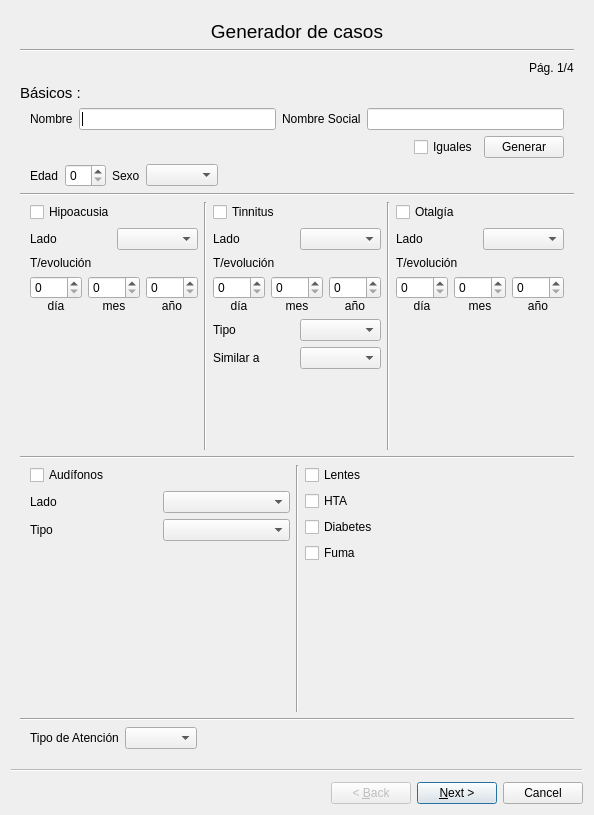
<?xml version="1.0" encoding="UTF-8"?>
<ui version="4.0">
 <class>Wizard</class>
 <widget class="QWizard" name="Wizard">
  <property name="geometry">
   <rect>
    <x>0</x>
    <y>0</y>
    <width>594</width>
    <height>815</height>
   </rect>
  </property>
  <property name="windowTitle">
   <string>Wizard</string>
  </property>
  <widget class="QWizardPage" name="wizardPage1">
   <layout class="QVBoxLayout" name="verticalLayout_4">
    <item>
     <widget class="QLabel" name="label">
      <property name="font">
       <font>
        <pointsize>14</pointsize>
       </font>
      </property>
      <property name="text">
       <string>Generador de casos</string>
      </property>
      <property name="alignment">
       <set>Qt::AlignCenter</set>
      </property>
     </widget>
    </item>
    <item>
     <widget class="Line" name="line_7">
      <property name="orientation">
       <enum>Qt::Horizontal</enum>
      </property>
     </widget>
    </item>
    <item>
     <layout class="QHBoxLayout" name="horizontalLayout_2">
      <property name="topMargin">
       <number>0</number>
      </property>
      <item>
       <spacer name="horizontalSpacer_4">
        <property name="orientation">
         <enum>Qt::Horizontal</enum>
        </property>
        <property name="sizeHint" stdset="0">
         <size>
          <width>40</width>
          <height>20</height>
         </size>
        </property>
       </spacer>
      </item>
      <item>
       <widget class="QLabel" name="label_18">
        <property name="text">
         <string>Pág. 1/4</string>
        </property>
       </widget>
      </item>
     </layout>
    </item>
    <item>
     <widget class="QLabel" name="label_3">
      <property name="font">
       <font>
        <pointsize>11</pointsize>
       </font>
      </property>
      <property name="text">
       <string>Básicos :</string>
      </property>
     </widget>
    </item>
    <item>
     <layout class="QVBoxLayout" name="verticalLayout_5">
      <property name="leftMargin">
       <number>10</number>
      </property>
      <property name="rightMargin">
       <number>10</number>
      </property>
      <item>
       <layout class="QHBoxLayout" name="horizontalLayout_6">
        <item>
         <widget class="QLabel" name="label_8">
          <property name="text">
           <string>Nombre</string>
          </property>
         </widget>
        </item>
        <item>
         <widget class="QLineEdit" name="lineEdit_2"/>
        </item>
        <item>
         <widget class="QLabel" name="label_7">
          <property name="text">
           <string>Nombre Social</string>
          </property>
         </widget>
        </item>
        <item>
         <widget class="QLineEdit" name="lineEdit"/>
        </item>
       </layout>
      </item>
      <item>
       <layout class="QHBoxLayout" name="horizontalLayout_7">
        <item>
         <spacer name="horizontalSpacer">
          <property name="orientation">
           <enum>Qt::Horizontal</enum>
          </property>
          <property name="sizeHint" stdset="0">
           <size>
            <width>40</width>
            <height>20</height>
           </size>
          </property>
         </spacer>
        </item>
        <item>
         <widget class="QCheckBox" name="checkBox">
          <property name="text">
           <string>Iguales</string>
          </property>
         </widget>
        </item>
        <item>
         <widget class="QPushButton" name="pushButton">
          <property name="text">
           <string>Generar</string>
          </property>
         </widget>
        </item>
       </layout>
      </item>
     </layout>
    </item>
    <item>
     <layout class="QHBoxLayout" name="horizontalLayout_5">
      <property name="leftMargin">
       <number>10</number>
      </property>
      <property name="rightMargin">
       <number>10</number>
      </property>
      <item>
       <widget class="QLabel" name="label_6">
        <property name="text">
         <string>Edad</string>
        </property>
       </widget>
      </item>
      <item>
       <widget class="QSpinBox" name="spinBox"/>
      </item>
      <item>
       <widget class="QLabel" name="label_5">
        <property name="text">
         <string>Sexo</string>
        </property>
       </widget>
      </item>
      <item>
       <widget class="QComboBox" name="comboBox">
        <property name="maxVisibleItems">
         <number>2</number>
        </property>
       </widget>
      </item>
      <item>
       <spacer name="horizontalSpacer_2">
        <property name="orientation">
         <enum>Qt::Horizontal</enum>
        </property>
        <property name="sizeHint" stdset="0">
         <size>
          <width>40</width>
          <height>20</height>
         </size>
        </property>
       </spacer>
      </item>
     </layout>
    </item>
    <item>
     <widget class="Line" name="line">
      <property name="orientation">
       <enum>Qt::Horizontal</enum>
      </property>
     </widget>
    </item>
    <item>
     <layout class="QHBoxLayout" name="horizontalLayout_14">
      <property name="leftMargin">
       <number>10</number>
      </property>
      <property name="topMargin">
       <number>0</number>
      </property>
      <property name="rightMargin">
       <number>10</number>
      </property>
      <property name="bottomMargin">
       <number>0</number>
      </property>
      <item>
       <layout class="QVBoxLayout" name="verticalLayout_8">
        <item>
         <widget class="QCheckBox" name="checkBox_3">
          <property name="text">
           <string>Hipoacusia</string>
          </property>
         </widget>
        </item>
        <item>
         <layout class="QHBoxLayout" name="horizontalLayout_9">
          <item>
           <widget class="QLabel" name="label_10">
            <property name="text">
             <string>Lado</string>
            </property>
           </widget>
          </item>
          <item>
           <widget class="QComboBox" name="comboBox_3"/>
          </item>
         </layout>
        </item>
        <item>
         <widget class="QLabel" name="label_11">
          <property name="text">
           <string>T/evolución</string>
          </property>
         </widget>
        </item>
        <item>
         <layout class="QHBoxLayout" name="horizontalLayout_8">
          <item>
           <layout class="QVBoxLayout" name="verticalLayout_12">
            <property name="spacing">
             <number>0</number>
            </property>
            <property name="leftMargin">
             <number>0</number>
            </property>
            <item>
             <widget class="QSpinBox" name="spinBox_4"/>
            </item>
            <item>
             <widget class="QLabel" name="label_23">
              <property name="text">
               <string>día</string>
              </property>
              <property name="alignment">
               <set>Qt::AlignCenter</set>
              </property>
             </widget>
            </item>
           </layout>
          </item>
          <item>
           <layout class="QVBoxLayout" name="verticalLayout_13">
            <property name="spacing">
             <number>0</number>
            </property>
            <property name="leftMargin">
             <number>0</number>
            </property>
            <item>
             <widget class="QSpinBox" name="spinBox_3"/>
            </item>
            <item>
             <widget class="QLabel" name="label_24">
              <property name="text">
               <string>mes</string>
              </property>
              <property name="alignment">
               <set>Qt::AlignCenter</set>
              </property>
             </widget>
            </item>
           </layout>
          </item>
          <item>
           <layout class="QVBoxLayout" name="verticalLayout_14">
            <property name="spacing">
             <number>0</number>
            </property>
            <property name="leftMargin">
             <number>0</number>
            </property>
            <item>
             <widget class="QSpinBox" name="spinBox_2"/>
            </item>
            <item>
             <widget class="QLabel" name="label_25">
              <property name="text">
               <string>año</string>
              </property>
              <property name="alignment">
               <set>Qt::AlignCenter</set>
              </property>
             </widget>
            </item>
           </layout>
          </item>
         </layout>
        </item>
        <item>
         <spacer name="verticalSpacer">
          <property name="orientation">
           <enum>Qt::Vertical</enum>
          </property>
          <property name="sizeHint" stdset="0">
           <size>
            <width>20</width>
            <height>40</height>
           </size>
          </property>
         </spacer>
        </item>
       </layout>
      </item>
      <item>
       <widget class="Line" name="line_4">
        <property name="orientation">
         <enum>Qt::Vertical</enum>
        </property>
       </widget>
      </item>
      <item>
       <layout class="QVBoxLayout" name="verticalLayout_7">
        <property name="bottomMargin">
         <number>0</number>
        </property>
        <item>
         <widget class="QCheckBox" name="checkBox_2">
          <property name="text">
           <string>Tinnitus</string>
          </property>
         </widget>
        </item>
        <item>
         <layout class="QHBoxLayout" name="horizontalLayout_3">
          <item>
           <widget class="QLabel" name="label_4">
            <property name="text">
             <string>Lado</string>
            </property>
           </widget>
          </item>
          <item>
           <widget class="QComboBox" name="comboBox_2"/>
          </item>
         </layout>
        </item>
        <item>
         <widget class="QLabel" name="label_9">
          <property name="text">
           <string>T/evolución</string>
          </property>
         </widget>
        </item>
        <item>
         <layout class="QHBoxLayout" name="horizontalLayout_4">
          <item>
           <layout class="QVBoxLayout" name="verticalLayout_15">
            <property name="spacing">
             <number>0</number>
            </property>
            <property name="leftMargin">
             <number>0</number>
            </property>
            <item>
             <widget class="QSpinBox" name="spinBox_7"/>
            </item>
            <item>
             <widget class="QLabel" name="label_26">
              <property name="text">
               <string>día</string>
              </property>
              <property name="alignment">
               <set>Qt::AlignCenter</set>
              </property>
             </widget>
            </item>
           </layout>
          </item>
          <item>
           <layout class="QVBoxLayout" name="verticalLayout_16">
            <property name="spacing">
             <number>0</number>
            </property>
            <property name="leftMargin">
             <number>0</number>
            </property>
            <item>
             <widget class="QSpinBox" name="spinBox_6"/>
            </item>
            <item>
             <widget class="QLabel" name="label_27">
              <property name="text">
               <string>mes</string>
              </property>
              <property name="alignment">
               <set>Qt::AlignCenter</set>
              </property>
             </widget>
            </item>
           </layout>
          </item>
          <item>
           <layout class="QVBoxLayout" name="verticalLayout_17">
            <property name="spacing">
             <number>0</number>
            </property>
            <property name="leftMargin">
             <number>0</number>
            </property>
            <item>
             <widget class="QSpinBox" name="spinBox_5"/>
            </item>
            <item>
             <widget class="QLabel" name="label_28">
              <property name="text">
               <string>año</string>
              </property>
              <property name="alignment">
               <set>Qt::AlignCenter</set>
              </property>
             </widget>
            </item>
           </layout>
          </item>
         </layout>
        </item>
        <item>
         <layout class="QHBoxLayout" name="horizontalLayout_12">
          <property name="topMargin">
           <number>0</number>
          </property>
          <item>
           <widget class="QLabel" name="label_14">
            <property name="text">
             <string>Tipo</string>
            </property>
           </widget>
          </item>
          <item>
           <widget class="QComboBox" name="comboBox_5"/>
          </item>
         </layout>
        </item>
        <item>
         <layout class="QHBoxLayout" name="horizontalLayout_13">
          <property name="topMargin">
           <number>0</number>
          </property>
          <item>
           <widget class="QLabel" name="label_15">
            <property name="text">
             <string>Similar a</string>
            </property>
           </widget>
          </item>
          <item>
           <widget class="QComboBox" name="comboBox_6"/>
          </item>
         </layout>
        </item>
        <item>
         <spacer name="verticalSpacer_2">
          <property name="orientation">
           <enum>Qt::Vertical</enum>
          </property>
          <property name="sizeHint" stdset="0">
           <size>
            <width>20</width>
            <height>40</height>
           </size>
          </property>
         </spacer>
        </item>
       </layout>
      </item>
      <item>
       <widget class="Line" name="line_5">
        <property name="orientation">
         <enum>Qt::Vertical</enum>
        </property>
       </widget>
      </item>
      <item>
       <layout class="QVBoxLayout" name="verticalLayout_9">
        <item>
         <widget class="QCheckBox" name="checkBox_4">
          <property name="text">
           <string>Otalgía</string>
          </property>
         </widget>
        </item>
        <item>
         <layout class="QHBoxLayout" name="horizontalLayout_11">
          <item>
           <widget class="QLabel" name="label_12">
            <property name="text">
             <string>Lado</string>
            </property>
           </widget>
          </item>
          <item>
           <widget class="QComboBox" name="comboBox_4"/>
          </item>
         </layout>
        </item>
        <item>
         <widget class="QLabel" name="label_13">
          <property name="text">
           <string>T/evolución</string>
          </property>
         </widget>
        </item>
        <item>
         <layout class="QHBoxLayout" name="horizontalLayout_10">
          <item>
           <layout class="QVBoxLayout" name="verticalLayout_18">
            <property name="spacing">
             <number>0</number>
            </property>
            <item>
             <widget class="QSpinBox" name="spinBox_9"/>
            </item>
            <item>
             <widget class="QLabel" name="label_29">
              <property name="text">
               <string>día</string>
              </property>
              <property name="alignment">
               <set>Qt::AlignCenter</set>
              </property>
             </widget>
            </item>
           </layout>
          </item>
          <item>
           <layout class="QVBoxLayout" name="verticalLayout_19">
            <property name="spacing">
             <number>0</number>
            </property>
            <item>
             <widget class="QSpinBox" name="spinBox_10"/>
            </item>
            <item>
             <widget class="QLabel" name="label_30">
              <property name="text">
               <string>mes</string>
              </property>
              <property name="alignment">
               <set>Qt::AlignCenter</set>
              </property>
             </widget>
            </item>
           </layout>
          </item>
          <item>
           <layout class="QVBoxLayout" name="verticalLayout_20">
            <property name="spacing">
             <number>0</number>
            </property>
            <item>
             <widget class="QSpinBox" name="spinBox_8"/>
            </item>
            <item>
             <widget class="QLabel" name="label_31">
              <property name="text">
               <string>año</string>
              </property>
              <property name="alignment">
               <set>Qt::AlignCenter</set>
              </property>
             </widget>
            </item>
           </layout>
          </item>
         </layout>
        </item>
        <item>
         <spacer name="verticalSpacer_3">
          <property name="orientation">
           <enum>Qt::Vertical</enum>
          </property>
          <property name="sizeHint" stdset="0">
           <size>
            <width>20</width>
            <height>40</height>
           </size>
          </property>
         </spacer>
        </item>
       </layout>
      </item>
     </layout>
    </item>
    <item>
     <widget class="Line" name="line_3">
      <property name="orientation">
       <enum>Qt::Horizontal</enum>
      </property>
     </widget>
    </item>
    <item>
     <layout class="QHBoxLayout" name="horizontalLayout_15">
      <property name="leftMargin">
       <number>10</number>
      </property>
      <property name="topMargin">
       <number>0</number>
      </property>
      <property name="rightMargin">
       <number>10</number>
      </property>
      <property name="bottomMargin">
       <number>0</number>
      </property>
      <item>
       <layout class="QVBoxLayout" name="verticalLayout_10">
        <property name="bottomMargin">
         <number>0</number>
        </property>
        <item>
         <widget class="QCheckBox" name="checkBox_5">
          <property name="text">
           <string>Audífonos</string>
          </property>
         </widget>
        </item>
        <item>
         <layout class="QHBoxLayout" name="horizontalLayout_16">
          <item>
           <widget class="QLabel" name="label_16">
            <property name="text">
             <string>Lado</string>
            </property>
           </widget>
          </item>
          <item>
           <widget class="QComboBox" name="comboBox_7"/>
          </item>
         </layout>
        </item>
        <item>
         <layout class="QHBoxLayout" name="horizontalLayout_17">
          <property name="topMargin">
           <number>0</number>
          </property>
          <item>
           <widget class="QLabel" name="label_17">
            <property name="text">
             <string>Tipo</string>
            </property>
           </widget>
          </item>
          <item>
           <widget class="QComboBox" name="comboBox_8"/>
          </item>
         </layout>
        </item>
        <item>
         <spacer name="verticalSpacer_4">
          <property name="orientation">
           <enum>Qt::Vertical</enum>
          </property>
          <property name="sizeHint" stdset="0">
           <size>
            <width>20</width>
            <height>40</height>
           </size>
          </property>
         </spacer>
        </item>
       </layout>
      </item>
      <item>
       <widget class="Line" name="line_6">
        <property name="orientation">
         <enum>Qt::Vertical</enum>
        </property>
       </widget>
      </item>
      <item>
       <layout class="QVBoxLayout" name="verticalLayout_11">
        <item>
         <widget class="QCheckBox" name="checkBox_6">
          <property name="text">
           <string>Lentes</string>
          </property>
         </widget>
        </item>
        <item>
         <widget class="QCheckBox" name="checkBox_8">
          <property name="text">
           <string>HTA</string>
          </property>
         </widget>
        </item>
        <item>
         <widget class="QCheckBox" name="checkBox_9">
          <property name="text">
           <string>Diabetes</string>
          </property>
         </widget>
        </item>
        <item>
         <widget class="QCheckBox" name="checkBox_7">
          <property name="text">
           <string>Fuma</string>
          </property>
         </widget>
        </item>
        <item>
         <spacer name="verticalSpacer_5">
          <property name="orientation">
           <enum>Qt::Vertical</enum>
          </property>
          <property name="sizeHint" stdset="0">
           <size>
            <width>20</width>
            <height>40</height>
           </size>
          </property>
         </spacer>
        </item>
       </layout>
      </item>
     </layout>
    </item>
    <item>
     <widget class="Line" name="line_2">
      <property name="orientation">
       <enum>Qt::Horizontal</enum>
      </property>
     </widget>
    </item>
    <item>
     <layout class="QHBoxLayout" name="horizontalLayout_18">
      <property name="leftMargin">
       <number>10</number>
      </property>
      <property name="rightMargin">
       <number>10</number>
      </property>
      <item>
       <layout class="QHBoxLayout" name="horizontalLayout">
        <item>
         <widget class="QLabel" name="label_2">
          <property name="text">
           <string>Tipo de Atención</string>
          </property>
         </widget>
        </item>
        <item>
         <widget class="QComboBox" name="comboBox_9"/>
        </item>
       </layout>
      </item>
      <item>
       <spacer name="horizontalSpacer_3">
        <property name="orientation">
         <enum>Qt::Horizontal</enum>
        </property>
        <property name="sizeHint" stdset="0">
         <size>
          <width>40</width>
          <height>20</height>
         </size>
        </property>
       </spacer>
      </item>
     </layout>
    </item>
   </layout>
  </widget>
  <widget class="QWizardPage" name="wizardPage2">
   <layout class="QVBoxLayout" name="verticalLayout_3">
    <item>
     <widget class="QLabel" name="label_19">
      <property name="font">
       <font>
        <pointsize>14</pointsize>
       </font>
      </property>
      <property name="text">
       <string>Generador de casos</string>
      </property>
      <property name="alignment">
       <set>Qt::AlignCenter</set>
      </property>
     </widget>
    </item>
    <item>
     <widget class="Line" name="line_8">
      <property name="orientation">
       <enum>Qt::Horizontal</enum>
      </property>
     </widget>
    </item>
    <item>
     <layout class="QHBoxLayout" name="horizontalLayout_19">
      <property name="topMargin">
       <number>0</number>
      </property>
      <item>
       <spacer name="horizontalSpacer_5">
        <property name="orientation">
         <enum>Qt::Horizontal</enum>
        </property>
        <property name="sizeHint" stdset="0">
         <size>
          <width>40</width>
          <height>20</height>
         </size>
        </property>
       </spacer>
      </item>
      <item>
       <widget class="QLabel" name="label_20">
        <property name="text">
         <string>Pág. 2/4</string>
        </property>
       </widget>
      </item>
     </layout>
    </item>
    <item>
     <widget class="QLabel" name="label_21">
      <property name="font">
       <font>
        <pointsize>11</pointsize>
       </font>
      </property>
      <property name="text">
       <string>Historia  y diálogos:</string>
      </property>
     </widget>
    </item>
    <item>
     <widget class="QTextEdit" name="textEdit">
      <property name="readOnly">
       <bool>true</bool>
      </property>
      <property name="html">
       <string>&lt;!DOCTYPE HTML PUBLIC &quot;-//W3C//DTD HTML 4.0//EN&quot; &quot;http://www.w3.org/TR/REC-html40/strict.dtd&quot;&gt;
&lt;html&gt;&lt;head&gt;&lt;meta name=&quot;qrichtext&quot; content=&quot;1&quot; /&gt;&lt;style type=&quot;text/css&quot;&gt;
p, li { white-space: pre-wrap; }
&lt;/style&gt;&lt;/head&gt;&lt;body style=&quot; font-family:'Noto Sans'; font-size:10pt; font-weight:400; font-style:normal;&quot;&gt;
&lt;p align=&quot;justify&quot; style=&quot; margin-top:0px; margin-bottom:0px; margin-left:0px; margin-right:0px; -qt-block-indent:0; text-indent:0px;&quot;&gt;&lt;span style=&quot; font-size:9pt; font-weight:600;&quot;&gt;Explicación:&lt;/span&gt;&lt;/p&gt;
&lt;p align=&quot;justify&quot; style=&quot; margin-top:0px; margin-bottom:0px; margin-left:0px; margin-right:0px; -qt-block-indent:0; text-indent:0px;&quot;&gt;&lt;span style=&quot; font-size:9pt;&quot;&gt;A continuación debe ingresar los diálogos e historia del caso en el orden pregunta -&amp;gt; respuesta.&lt;/span&gt;&lt;/p&gt;
&lt;p align=&quot;justify&quot; style=&quot;-qt-paragraph-type:empty; margin-top:0px; margin-bottom:0px; margin-left:0px; margin-right:0px; -qt-block-indent:0; text-indent:0px;&quot;&gt;&lt;br /&gt;&lt;/p&gt;
&lt;p align=&quot;justify&quot; style=&quot; margin-top:0px; margin-bottom:0px; margin-left:0px; margin-right:0px; -qt-block-indent:0; text-indent:0px;&quot;&gt;&lt;span style=&quot; font-size:9pt;&quot;&gt;Para identificarlos debe agregar antes de cada parrafo el identificador del hablante.&lt;/span&gt;&lt;/p&gt;
&lt;p align=&quot;justify&quot; style=&quot;-qt-paragraph-type:empty; margin-top:0px; margin-bottom:0px; margin-left:0px; margin-right:0px; -qt-block-indent:0; text-indent:0px;&quot;&gt;&lt;br /&gt;&lt;/p&gt;
&lt;p align=&quot;justify&quot; style=&quot; margin-top:0px; margin-bottom:0px; margin-left:0px; margin-right:0px; -qt-block-indent:0; text-indent:0px;&quot;&gt;&lt;span style=&quot; font-size:9pt;&quot;&gt;Los hablantes predefinidos son evaluador &lt;/span&gt;&lt;span style=&quot; font-size:9pt; font-weight:600;&quot;&gt;%E%&lt;/span&gt;&lt;span style=&quot; font-size:9pt;&quot;&gt; y paciente &lt;/span&gt;&lt;span style=&quot; font-size:9pt; font-weight:600;&quot;&gt;%P%&lt;/span&gt;&lt;span style=&quot; font-size:9pt;&quot;&gt;. &lt;/span&gt;&lt;/p&gt;
&lt;p align=&quot;justify&quot; style=&quot; margin-top:0px; margin-bottom:0px; margin-left:0px; margin-right:0px; -qt-block-indent:0; text-indent:0px;&quot;&gt;&lt;span style=&quot; font-size:9pt;&quot;&gt;Puede definir un nuevo hablante de la siguiente forma: &lt;/span&gt;&lt;span style=&quot; font-size:9pt; text-decoration: underline;&quot;&gt;#%I% = &amp;quot;Nombre o tipo de persona&amp;quot;&lt;/span&gt;&lt;span style=&quot; font-size:9pt;&quot;&gt; además puede utilizar algunos datos llenados en la ficha básica &lt;/span&gt;&lt;/p&gt;
&lt;p align=&quot;justify&quot; style=&quot;-qt-paragraph-type:empty; margin-top:0px; margin-bottom:0px; margin-left:0px; margin-right:0px; -qt-block-indent:0; text-indent:0px; font-size:9pt;&quot;&gt;&lt;br /&gt;&lt;/p&gt;
&lt;p align=&quot;justify&quot; style=&quot; margin-top:0px; margin-bottom:0px; margin-left:0px; margin-right:0px; -qt-block-indent:0; text-indent:0px;&quot;&gt;&lt;span style=&quot; font-size:9pt; text-decoration: underline;&quot;&gt;Variables (se distinge mayúsculas de minusculas)&lt;/span&gt;&lt;/p&gt;
&lt;p align=&quot;justify&quot; style=&quot; margin-top:0px; margin-bottom:0px; margin-left:0px; margin-right:0px; -qt-block-indent:0; text-indent:0px;&quot;&gt;&lt;span style=&quot; font-size:9pt;&quot;&gt;{n} : nombre de pila, {N} : nombre completo, {ap}: apellidos, {NS}: nombre social&lt;/span&gt;&lt;/p&gt;
&lt;p align=&quot;justify&quot; style=&quot; margin-top:0px; margin-bottom:0px; margin-left:0px; margin-right:0px; -qt-block-indent:0; text-indent:0px;&quot;&gt;&lt;span style=&quot; font-size:9pt;&quot;&gt;{e} : edad, {s} : sexo, {he}: t/evolución de la hipoacusia&lt;/span&gt;&lt;/p&gt;
&lt;p align=&quot;justify&quot; style=&quot; margin-top:0px; margin-bottom:0px; margin-left:0px; margin-right:0px; -qt-block-indent:0; text-indent:0px;&quot;&gt;&lt;span style=&quot; font-size:9pt;&quot;&gt;{te}: t/evolución del tinnitus, {oe}: t/evolución de la otalgía&lt;/span&gt;&lt;/p&gt;
&lt;p align=&quot;justify&quot; style=&quot;-qt-paragraph-type:empty; margin-top:0px; margin-bottom:0px; margin-left:0px; margin-right:0px; -qt-block-indent:0; text-indent:0px; font-size:9pt;&quot;&gt;&lt;br /&gt;&lt;/p&gt;
&lt;p align=&quot;justify&quot; style=&quot; margin-top:0px; margin-bottom:0px; margin-left:0px; margin-right:0px; -qt-block-indent:0; text-indent:0px;&quot;&gt;&lt;span style=&quot; font-size:9pt; font-weight:600;&quot;&gt;Ejemplo de diálogo simple:&lt;/span&gt;&lt;/p&gt;
&lt;p align=&quot;justify&quot; style=&quot;-qt-paragraph-type:empty; margin-top:0px; margin-bottom:0px; margin-left:0px; margin-right:0px; -qt-block-indent:0; text-indent:0px; font-size:9pt; font-weight:600;&quot;&gt;&lt;br /&gt;&lt;/p&gt;
&lt;p align=&quot;justify&quot; style=&quot; margin-top:0px; margin-bottom:0px; margin-left:0px; margin-right:0px; -qt-block-indent:0; text-indent:0px;&quot;&gt;&lt;span style=&quot; font-size:9pt;&quot;&gt;%E% ¿me dice su nombre?&lt;/span&gt;&lt;/p&gt;
&lt;p align=&quot;justify&quot; style=&quot; margin-top:0px; margin-bottom:0px; margin-left:0px; margin-right:0px; -qt-block-indent:0; text-indent:0px;&quot;&gt;&lt;span style=&quot; font-size:9pt;&quot;&gt;%P% {n}&lt;/span&gt;&lt;/p&gt;
&lt;p align=&quot;justify&quot; style=&quot; margin-top:0px; margin-bottom:0px; margin-left:0px; margin-right:0px; -qt-block-indent:0; text-indent:0px;&quot;&gt;&lt;span style=&quot; font-size:9pt;&quot;&gt;%E% ¿y sus apellidos?&lt;/span&gt;&lt;/p&gt;
&lt;p align=&quot;justify&quot; style=&quot; margin-top:0px; margin-bottom:0px; margin-left:0px; margin-right:0px; -qt-block-indent:0; text-indent:0px;&quot;&gt;&lt;span style=&quot; font-size:9pt;&quot;&gt;%P% {ap}&lt;/span&gt;&lt;/p&gt;
&lt;p align=&quot;justify&quot; style=&quot;-qt-paragraph-type:empty; margin-top:0px; margin-bottom:0px; margin-left:0px; margin-right:0px; -qt-block-indent:0; text-indent:0px; font-size:9pt;&quot;&gt;&lt;br /&gt;&lt;/p&gt;
&lt;p align=&quot;justify&quot; style=&quot; margin-top:0px; margin-bottom:0px; margin-left:0px; margin-right:0px; -qt-block-indent:0; text-indent:0px;&quot;&gt;&lt;span style=&quot; font-size:9pt; font-weight:600;&quot;&gt;Ejemplo de agregar un nuevo hablante&lt;/span&gt;&lt;/p&gt;
&lt;p align=&quot;justify&quot; style=&quot; margin-top:0px; margin-bottom:0px; margin-left:0px; margin-right:0px; -qt-block-indent:0; text-indent:0px;&quot;&gt;&lt;span style=&quot; font-size:9pt; font-style:italic;&quot;&gt;&amp;quot;en este caso la atención es a un menor de edad&amp;quot;&lt;/span&gt;&lt;/p&gt;
&lt;p align=&quot;justify&quot; style=&quot; margin-top:0px; margin-bottom:0px; margin-left:0px; margin-right:0px; -qt-block-indent:0; text-indent:0px;&quot;&gt;&lt;span style=&quot; font-size:9pt; font-style:italic;&quot;&gt;*debe definir los hablantes al inicio del texto&lt;/span&gt;&lt;/p&gt;
&lt;p align=&quot;justify&quot; style=&quot; margin-top:0px; margin-bottom:0px; margin-left:0px; margin-right:0px; -qt-block-indent:0; text-indent:0px;&quot;&gt;&lt;span style=&quot; font-size:9pt; font-style:italic;&quot;&gt;*la letra que use puede ser cualquiera, no deben repetirse y siempre estar en mayuscula&lt;/span&gt;&lt;/p&gt;
&lt;p align=&quot;justify&quot; style=&quot;-qt-paragraph-type:empty; margin-top:0px; margin-bottom:0px; margin-left:0px; margin-right:0px; -qt-block-indent:0; text-indent:0px; font-size:9pt;&quot;&gt;&lt;br /&gt;&lt;/p&gt;
&lt;p align=&quot;justify&quot; style=&quot; margin-top:0px; margin-bottom:0px; margin-left:0px; margin-right:0px; -qt-block-indent:0; text-indent:0px;&quot;&gt;&lt;span style=&quot; font-size:9pt;&quot;&gt;#%M% = Mamá&lt;/span&gt;&lt;/p&gt;
&lt;p align=&quot;justify&quot; style=&quot;-qt-paragraph-type:empty; margin-top:0px; margin-bottom:0px; margin-left:0px; margin-right:0px; -qt-block-indent:0; text-indent:0px; font-size:9pt;&quot;&gt;&lt;br /&gt;&lt;/p&gt;
&lt;p align=&quot;justify&quot; style=&quot; margin-top:0px; margin-bottom:0px; margin-left:0px; margin-right:0px; -qt-block-indent:0; text-indent:0px;&quot;&gt;&lt;span style=&quot; font-size:9pt;&quot;&gt;%E% ¿que edad tiene el niño?&lt;/span&gt;&lt;/p&gt;
&lt;p align=&quot;justify&quot; style=&quot; margin-top:0px; margin-bottom:0px; margin-left:0px; margin-right:0px; -qt-block-indent:0; text-indent:0px;&quot;&gt;&lt;span style=&quot; font-size:9pt;&quot;&gt;%M% {n} tiene {e}&lt;/span&gt;&lt;/p&gt;
&lt;p align=&quot;justify&quot; style=&quot;-qt-paragraph-type:empty; margin-top:0px; margin-bottom:0px; margin-left:0px; margin-right:0px; -qt-block-indent:0; text-indent:0px; font-size:9pt;&quot;&gt;&lt;br /&gt;&lt;/p&gt;&lt;/body&gt;&lt;/html&gt;</string>
      </property>
     </widget>
    </item>
    <item>
     <widget class="QLabel" name="label_22">
      <property name="text">
       <string>Historia:</string>
      </property>
     </widget>
    </item>
    <item>
     <widget class="QTextEdit" name="textEdit_2"/>
    </item>
    <item>
     <layout class="QHBoxLayout" name="horizontalLayout_20">
      <property name="topMargin">
       <number>0</number>
      </property>
      <item>
       <spacer name="horizontalSpacer_6">
        <property name="orientation">
         <enum>Qt::Horizontal</enum>
        </property>
        <property name="sizeHint" stdset="0">
         <size>
          <width>40</width>
          <height>20</height>
         </size>
        </property>
       </spacer>
      </item>
      <item>
       <widget class="QPushButton" name="pushButton_2">
        <property name="text">
         <string>Previsualizar</string>
        </property>
       </widget>
      </item>
     </layout>
    </item>
   </layout>
  </widget>
 </widget>
 <resources/>
 <connections/>
</ui>
